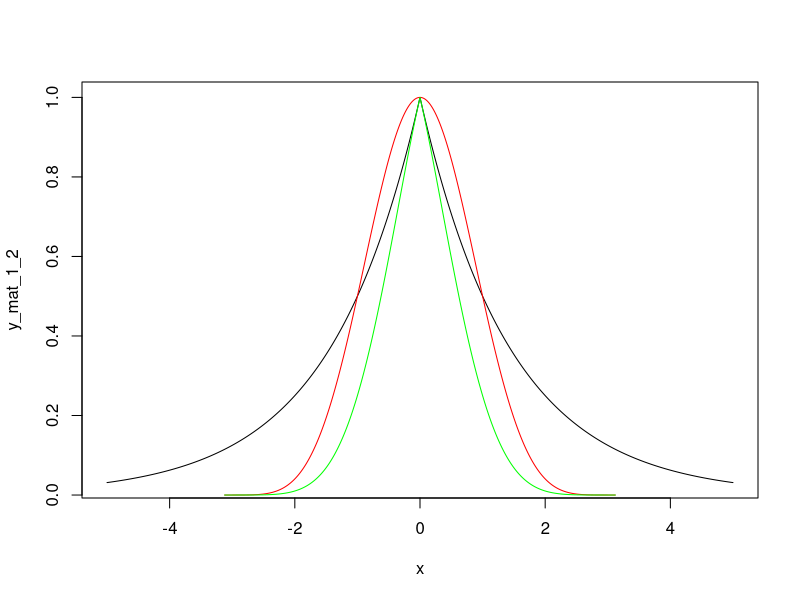
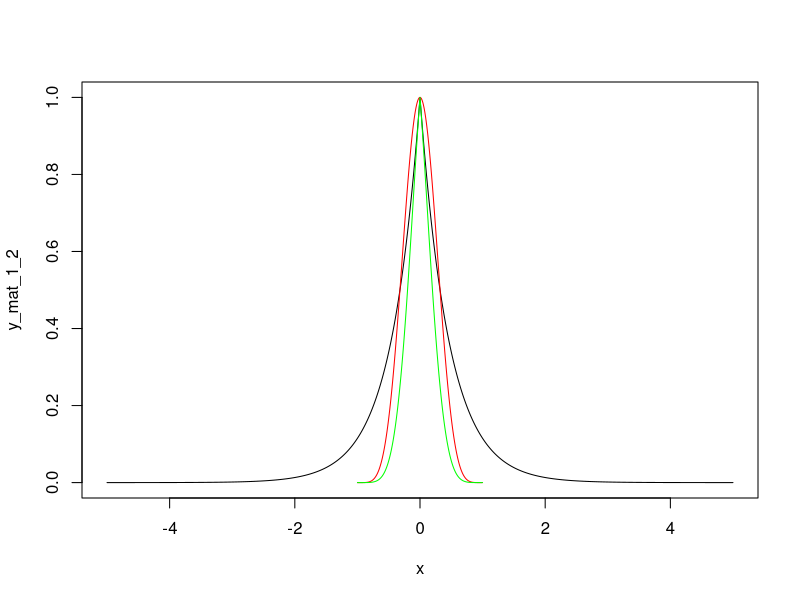

Write R code to recreate these figures, in order.
cov_func <- function(d, length_scale) {
	d_over_l <- abs(d)/length_scale
	ifelse(d_over_l < 1, ( (2 + cos(2*pi*d_over_l))/3 * (1 - d_over_l) + sin(2*pi*d_over_l)/(2*pi)), 0)
	# OBS: The sigma hyper-parameter is not included here but outside the function
}

matern_1_2 <- function(d, length_scale) {
		exp(-abs(d)/length_scale)
}

matern_3_2 <- function(d, length_scale) {
	(1+sqrt(3)*abs(d)/length_scale)*exp(-abs(x1-x2)/length_scale)
}

sqr_exp <- function(d, length_scale) {
	exp(-0.5*d^2/length_scale^2)
}

x <-  seq(from=-5, to=5, by=0.001)
y_sparse <- cov_func(x, length_scale=3.121378)
y_mat_1_2 <- matern_1_2(x, length_scale=1/log(2))
y_prod <- y_sparse*y_mat_1_2

plot(x,y_mat_1_2, type='l')
lines(x[y_sparse>0],y_sparse[y_sparse>0], col='red')
lines(x[y_prod>0],y_prod[y_prod>0], col='green')

#=============================

y_sparse <- cov_func(x, length_scale=1)
y_mat_1_2 <- matern_1_2(x, length_scale=1/3.121378/log(2))
y_prod <- y_sparse*y_mat_1_2

plot(x,y_mat_1_2, type='l')
lines(x[y_sparse>0],y_sparse[y_sparse>0], col='red')
lines(x[y_prod>0],y_prod[y_prod>0], col='green')